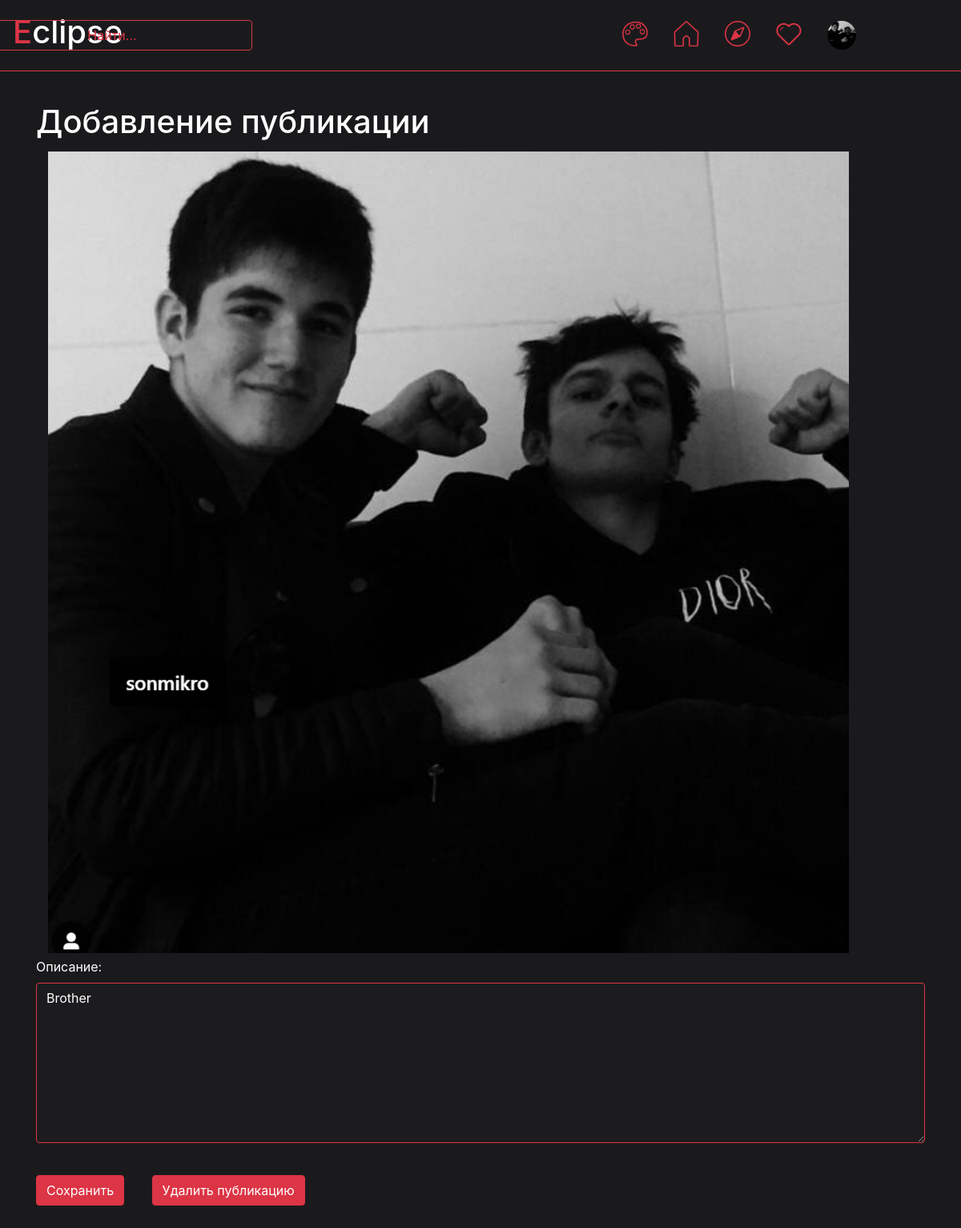
Screenshot of /edit_publication/2 (signed in) with the database file from the repository.
### data/users.py (models this page shows, shortened)
class User(SqlAlchemyBase, UserMixin):
    __tablename__ = 'users'
    id = sqlalchemy.Column(sqlalchemy.Integer,
                           primary_key=True, autoincrement=True)
    name = sqlalchemy.Column(sqlalchemy.String, nullable=True)
    full_name = sqlalchemy.Column(sqlalchemy.String, nullable=True, default='')
    email = sqlalchemy.Column(sqlalchemy.String,
                              index=True, unique=True, nullable=True)
    hashed_password = sqlalchemy.Column(sqlalchemy.String, nullable=True)
    phone = sqlalchemy.Column(sqlalchemy.String, nullable=True, default='+7 ')
    about = sqlalchemy.Column(sqlalchemy.String, nullable=True)
    filename_photo = sqlalchemy.Column(sqlalchemy.String, nullable=True, default='user_data/profile_photos/default.png')
    created_date = sqlalchemy.Column(sqlalchemy.DateTime,
                                     default=datetime.datetime.now)
    other_data = None

### data/publications.py (models this page shows, shortened)
class Publication(SqlAlchemyBase, UserMixin):
    __tablename__ = 'publications'
    id = sqlalchemy.Column(sqlalchemy.Integer,
                           primary_key=True, autoincrement=True)
    user_id = sqlalchemy.Column(sqlalchemy.Integer)
    filename_photo = sqlalchemy.Column(sqlalchemy.String, nullable=True)
    about = sqlalchemy.Column(sqlalchemy.String, nullable=True)
    created_date = sqlalchemy.Column(sqlalchemy.DateTime,
                                     default=datetime.datetime.now)
    other_data = None

### main.py (the view)
@app.route('/edit_publication/<id_>', methods=['GET', 'POST'])
def edit_publication(id_):  # Редактировине публикации
    form = EditPublicationForm()
    db_sess = db_session.create_session()
    publication = db_sess.query(Publication).filter(Publication.id == int(id_)).first()
    if form.submit.data:
        publication.about = form.about.data
        db_sess.commit()
        return redirect(f'/profile/{current_user.name}')
    if form.submit_delete.data:
        db_sess.delete(publication)
        db_sess.commit()
        return redirect(f'/profile/{current_user.name}')
    form.about.data = publication.about
    photo_name = publication.filename_photo
    return render_template('edit_publication.html', title='Редактировать', theme=get_theme(), form=form, photo_name=photo_name)

### forms/publications.py
class EditPublicationForm(FlaskForm):
    about = TextAreaField('Описание:', validators=[DataRequired()])
    submit = SubmitField('Сохранить', validators=[DataRequired()])
    submit_delete = SubmitField('Удалить публикацию', validators=[DataRequired()])

### data/db_session.py (called while the page is built)
def create_session() -> Session:
    global __factory
    return __factory()

### main.py (called while the page is built)
def get_theme():    # Возвращает текушую тему
    return themes[int(request.cookies.get("theme_index", 0))]

@login_manager.user_loader
def load_user(user_id):
    db_sess = db_session.create_session()
    return db_sess.query(User).get(user_id)

### templates/edit_publication.html (shortened to what this page needs)
{% extends "base.html" %}
{% block content %}
    <div class="album py-5">
        <div class="container">
            <h1 class="white">Добавление публикации</h1>
            <form action="" method="post" enctype="multipart/form-data">
                <div class="col">
                    <img src="{{ url_for('static', filename=photo_name) }}" width="1000" height="1000" vspace="5">
                </div>
                <p>
                    {{ form.about.label(class="white") }}<br>
                    {{ form.about(class="form-control black-form", style="height: 200px;") }}<br>
                </p>
                <p>
                    {{ form.submit(type="submit", class="btn btn-" + theme.style) }}
                    {{ form.submit_delete(type="submit", class="btn btn-" + theme.style, style="margin-left: 30px") }}
                </p>
            </form>
        </div>
    </div>
{% endblock %}

### templates/base.html (shortened to what this page needs)
<!doctype html>
<html lang="en">
<head>
    <link rel="stylesheet"
          href="https://stackpath.bootstrapcdn.com/bootstrap/4.4.1/css/bootstrap.min.css"
>
    <link rel="stylesheet" href="{{ url_for('static', filename=theme.css_file) }}">
</head>
<body>
<header class="p-3 mb-3 border-bottom border-{{theme.style}}" style="background-color: {{theme.background_color}}; position: fixed; width: 1920px; z-index: 1">
    <div class="d-flex flex-wrap align-items-center justify-content-center justify-content-lg-start">
        {% if current_user.is_authenticated %}
            <h1 style="color: {{theme.color}}">E<span class="white">clipse</span></h1>
              <a href="/search" class="col-12 col-lg-auto mb-3 mb-lg-0 me-lg-3" style="width: 350px; position: fixed; right: 900px;">
                  <button type="button" class="btn btn-outline-{{theme.style}}" style="width: 350px;">Найти...</button>
              </a>
            <ul class="nav col-12 col-lg-auto me-lg-auto mb-2 justify-content-center mb-md-0" style="position: fixed; right: 100px;">
                <li><a href="/change_theme" class="nav-link px-3">
                    <img src="{{ url_for('static', filename='icons/' + theme.icon_name + 'circle.png') }}" width="32" height="32">
                </a></li>
                <li><a href="/home" class="nav-link px-3">
                    {% if request.path == "/home" %}
                        <img src="{{ url_for('static', filename='icons/' + theme.icon_name + 'home_true.png') }}" width="32" height="32">
                    {% else %}
                        <img src="{{ url_for('static', filename='icons/' + theme.icon_name + 'home_false.png') }}" width="32" height="32">
                    {% endif %}
                </a></li>
                <li><a href="/explore" class="nav-link px-3">
                    {% if request.path == "/explore" %}
                        <img src="{{ url_for('static', filename='icons/' + theme.icon_name + 'explore_true.png') }}" width="32" height="32">
                    {% else %}
                        <img src="{{ url_for('static', filename='icons/' + theme.icon_name + 'explore_false.png') }}" width="32" height="32">
                    {% endif %}
                </a></li>
                <li><a href="/notification" class="nav-link px-3">
                    {% if request.path == "/notification" %}
                        <img src="{{ url_for('static', filename='icons/' + theme.icon_name + 'like_true.png') }}" width="32" height="32">
                    {% else %}
                        <img src="{{ url_for('static', filename='icons/' + theme.icon_name + 'like_false.png') }}" width="32" height="32">
                    {% endif %}
                </a></li>
                <li><a href="/profile/{{ current_user.name }}" class="nav-link px-3">
                    <img src="{{ url_for('static', filename=current_user.filename_photo) }}" width="36" height="36" class="rounded-circle">
                </a></li>
            </ul>
        {% else %}
            <p>
                <a class="btn btn-primary" href="/register">Зарегистрироваться</a>
                <a class="btn btn-success" href="/login">Войти</a>
            </p>
        {% endif %}
    </div>
</header>
<main role="main" class="container" style="background-color: {{theme.background_color}}; position: relative; top: 80px; max-width: 1920px; min-height: 1000px">
    {% block content %}
    {% endblock %}
</main>
</body>
</html>

### static/css/red_dark.css (style rules this page uses)
.white { color: #ffffff }
.black-form { background-color: #1c1c1f; border-color: #dc3545; color: #ffffff; }

### rows the page displays
User: filename_photo (picture)
Publication: filename_photo (picture), about "Brother"
